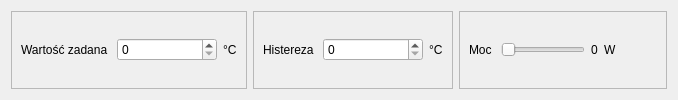
          <widget class="QWidget" name="pageHeaterControllerConfigBB">
           <layout class="QHBoxLayout" name="horizontalLayout_2">
            <property name="sizeConstraint">
             <enum>QLayout::SetDefaultConstraint</enum>
            </property>
            <item>
             <widget class="QFrame" name="frame">
              <property name="frameShape">
               <enum>QFrame::StyledPanel</enum>
              </property>
              <property name="frameShadow">
               <enum>QFrame::Raised</enum>
              </property>
              <layout class="QHBoxLayout" name="horizontalLayout_4">
               <item>
                <widget class="QLabel" name="label">
                 <property name="text">
                  <string>&lt;html&gt;&lt;head/&gt;&lt;body&gt;&lt;p&gt;Wartość zadana	&lt;/p&gt;&lt;/body&gt;&lt;/html&gt;</string>
                 </property>
                </widget>
               </item>
               <item>
                <widget class="QSpinBox" name="inHeaterBBSetValue">
                 <property name="minimumSize">
                  <size>
                   <width>100</width>
                   <height>0</height>
                  </size>
                 </property>
                 <property name="toolTip">
                  <string>Min: 0 | Max: 100</string>
                 </property>
                 <property name="statusTip">
                  <string>Min: 0 | Max: 100</string>
                 </property>
                 <property name="maximum">
                  <number>100</number>
                 </property>
                </widget>
               </item>
               <item>
                <widget class="QLabel" name="label_2">
                 <property name="text">
                  <string>&lt;html&gt;&lt;head/&gt;&lt;body&gt;&lt;p&gt;°C&lt;/p&gt;&lt;/body&gt;&lt;/html&gt;</string>
                 </property>
                </widget>
               </item>
              </layout>
             </widget>
            </item>
            <item>
             <widget class="QFrame" name="frame_2">
              <property name="frameShape">
               <enum>QFrame::StyledPanel</enum>
              </property>
              <property name="frameShadow">
               <enum>QFrame::Raised</enum>
              </property>
              <layout class="QHBoxLayout" name="horizontalLayout_5">
               <item>
                <widget class="QLabel" name="label_3">
                 <property name="text">
                  <string>&lt;html&gt;&lt;head/&gt;&lt;body&gt;&lt;p&gt;Histereza	&lt;/p&gt;&lt;/body&gt;&lt;/html&gt;</string>
                 </property>
                </widget>
               </item>
               <item>
                <widget class="QSpinBox" name="inHeaterBBHysteresis">
                 <property name="minimumSize">
                  <size>
                   <width>100</width>
                   <height>0</height>
                  </size>
                 </property>
                 <property name="toolTip">
                  <string>Min: 0 | Max: 100</string>
                 </property>
                 <property name="statusTip">
                  <string>Min: 0 | Max: 100</string>
                 </property>
                 <property name="maximum">
                  <number>100</number>
                 </property>
                </widget>
               </item>
               <item>
                <widget class="QLabel" name="label_4">
                 <property name="text">
                  <string>&lt;html&gt;&lt;head/&gt;&lt;body&gt;&lt;p&gt;°C&lt;/p&gt;&lt;/body&gt;&lt;/html&gt;</string>
                 </property>
                </widget>
               </item>
              </layout>
             </widget>
            </item>
            <item>
             <widget class="QFrame" name="frame_3">
              <property name="frameShape">
               <enum>QFrame::StyledPanel</enum>
              </property>
              <property name="frameShadow">
               <enum>QFrame::Raised</enum>
              </property>
              <layout class="QHBoxLayout" name="horizontalLayout_6">
               <item>
                <widget class="QLabel" name="label_5">
                 <property name="text">
                  <string>&lt;html&gt;&lt;head/&gt;&lt;body&gt;&lt;p&gt;Moc	&lt;/p&gt;&lt;/body&gt;&lt;/html&gt;</string>
                 </property>
                </widget>
               </item>
               <item>
                <widget class="QSlider" name="inHeaterBBPower">
                 <property name="maximumSize">
                  <size>
                   <width>200</width>
                   <height>16777215</height>
                  </size>
                 </property>
                 <property name="toolTip">
                  <string>Min: 0 | Max: 100</string>
                 </property>
                 <property name="statusTip">
                  <string>Min: 0 | Max: 100</string>
                 </property>
                 <property name="maximum">
                  <number>100</number>
                 </property>
                 <property name="singleStep">
                  <number>1</number>
                 </property>
                 <property name="pageStep">
                  <number>1</number>
                 </property>
                 <property name="orientation">
                  <enum>Qt::Horizontal</enum>
                 </property>
                 <property name="tickPosition">
                  <enum>QSlider::NoTicks</enum>
                 </property>
                 <property name="tickInterval">
                  <number>1</number>
                 </property>
                </widget>
               </item>
               <item>
                <widget class="QLabel" name="lblPower">
                 <property name="text">
                  <string>0</string>
                 </property>
                </widget>
               </item>
               <item>
                <widget class="QLabel" name="label_6">
                 <property name="text">
                  <string>W</string>
                 </property>
                </widget>
               </item>
               <item>
                <spacer name="horizontalSpacer_3">
                 <property name="orientation">
                  <enum>Qt::Horizontal</enum>
                 </property>
                 <property name="sizeHint" stdset="0">
                  <size>
                   <width>40</width>
                   <height>20</height>
                  </size>
                 </property>
                </spacer>
               </item>
              </layout>
             </widget>
            </item>
           </layout>
          </widget>
